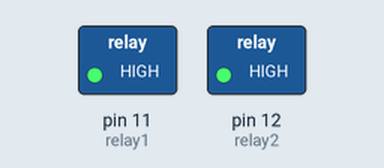
This sketch was run on a simulated Arduino Mega 2560, built with avr-gcc and run on an emulated ATmega2560. Shown: switched loads named in the sketch (green lamp = pin HIGH). What the sketch prints to the serial monitor is not drawn.

Above: at 0.1 s.
Timing chart, 0 to 1.6 s (numbered marks = the images above):
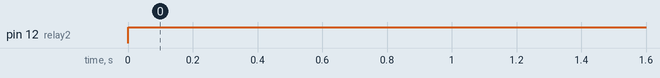

The sketch:

current_sensor.ino
```cpp
#define level 11
#define sensorTA12 26
#define relay1 11
#define relay2 12

bool isMotorOn = true;
void setup() {
Serial.begin(9600);
  pinMode(relay1, OUTPUT);
  pinMode(relay2, OUTPUT);
  digitalWrite(relay1, HIGH);
  digitalWrite(relay2, LOW);
}
void loop() {
  int IntreceivedValue = 50;
      Serial.print("Water Level");

      if (IntreceivedValue < 10)
                {
                digitalWrite(relay2, HIGH);
                delay(30);
                }


      else if (IntreceivedValue > 10 && IntreceivedValue < 90)
            {
                digitalWrite(relay2, HIGH);
              delay(30);
                }

      else {
        digitalWrite(relay1, LOW);
        delay(30);
      }
}
float final() {
  float result;
  int readValue;    // value read from the sensor
  int maxValue = 0; // store max value here
  uint32_t start_time = millis();
  while ((millis() - start_time) < 1000) // sample for 1 Sec
  {
    readValue = analogRead(sensorTA12);
    // see if you have a new maxValue
    if (readValue > maxValue) {
      //record the maximum sensor value/
      maxValue = readValue;
    }
  }
  // Convert the digital data to a voltage
  result = (maxValue * 5.0) / 1024.0;
  float nVPP = result;
  float CurrThruResistorPP = (nVPP / 200.0) * 1000.0;
  float CurrThruResistorRMS = CurrThruResistorPP * 0.707;
  float CurrentThruWire = CurrThruResistorRMS * 1000;
  Serial.print(CurrentThruWire);
    return CurrentThruWire;
}
```

Measured:
- by itself, pin 12 (relay2): LOW → HIGH at 0.00 s
